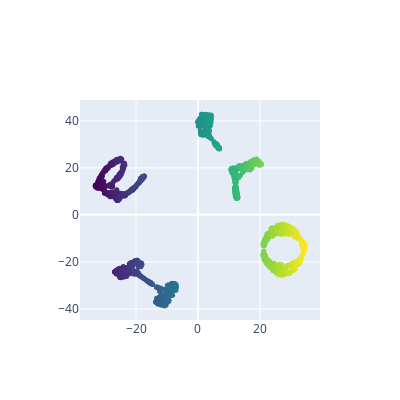

The cell this chart's notebook holds for it:
### Code cell
from sklearn.manifold import TSNE
t_sne = TSNE(n_components=2, perplexity=40)
sne_out = t_sne.fit_transform(XS)
fig = go.Figure()
fig.add_trace(go.Scatter(x=sne_out[:,0], y=sne_out[:,1],
    mode='markers',
    marker=dict(size=5, color=sne_out[:,0], colorscale='Viridis')))
fig.update_layout(height=400, width=400)
fig.show()

### Figure 1 — Plotly figure (JSON) as saved in the notebook; plotly's stock layout.template omitted (floating-point values rounded to 4 significant figures; data arrays with more than 128 entries replaced by an {"elided": "..."} marker saying what was removed)
{"data": [{"marker": {"color": {"elided": "1000 float values"}, "colorscale": [[0, "#440154"], [0.1111, "#482878"], [0.2222, "#3e4989"], [0.3333, "#31688e"], [0.4444, "#26828e"], [0.5556, "#1f9e89"], [0.6667, "#35b779"], [0.7778, "#6ece58"], [0.8889, "#b5de2b"], [1, "#fde725"]], "size": 5}, "mode": "markers", "type": "scatter", "x": {"elided": "1000 float values"}, "y": {"elided": "1000 float values"}}], "layout": {"height": 400, "width": 400}}
